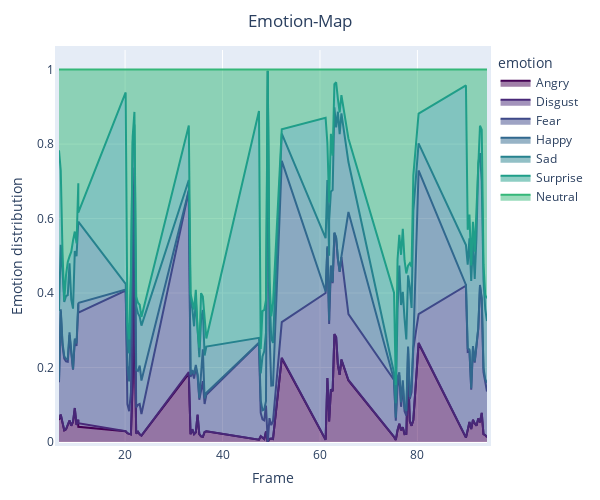

Write notebook code for a chart like this one.
### Code cell
#df_10th = df_emotions[df_emotions["Frame"] % 20 == 0]  # select every 10th frame

# assuming your DataFrame is named df
fig = px.area(df_plotting, x="pos_sec", y='probability', color = 'emotion',
              color_discrete_sequence=px.colors.sequential.Viridis, title="Emotion-Map")

fig.update_layout(
    autosize=False,
    width=600,
    height=500,
    margin=dict(
        l=50,
        r=50,
        b=50,
        t=50,
        pad=4
    ),
    yaxis=dict(
        title='Emotion distribution'
    ),
    xaxis=dict(
        title='Frame'
    ),
    title={
        'y': 0.97,
        'x': 0.5,
        'xanchor': 'center',
        'yanchor': 'top'
    }
)

fig.show()
